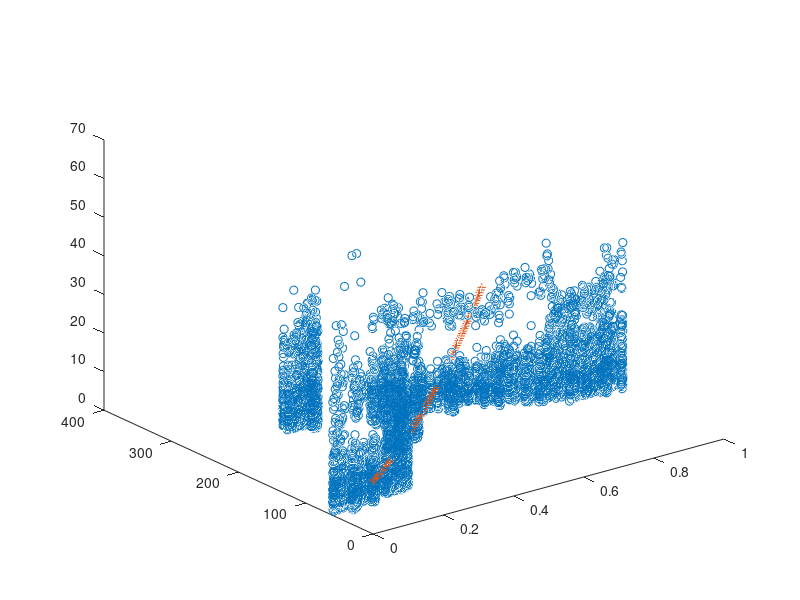

Write MATLAB code to recreate this figure.
clear;

data = load('2022-09_sensor-wind-p1.csv');
hypothesis = load('polynomial-data.csv');

x_data = data(:,1);
y_data = data(:,2);
z_data = data(:,3);

x_hypothesis = hypothesis(:,1)
y_hypothesis = hypothesis(:,2)
z_hypothesis = hypothesis(:,3)

figure;
plot3(x_data, y_data, z_data, 'o');
hold on;
plot3(x_hypothesis, y_hypothesis, z_hypothesis, '+');
